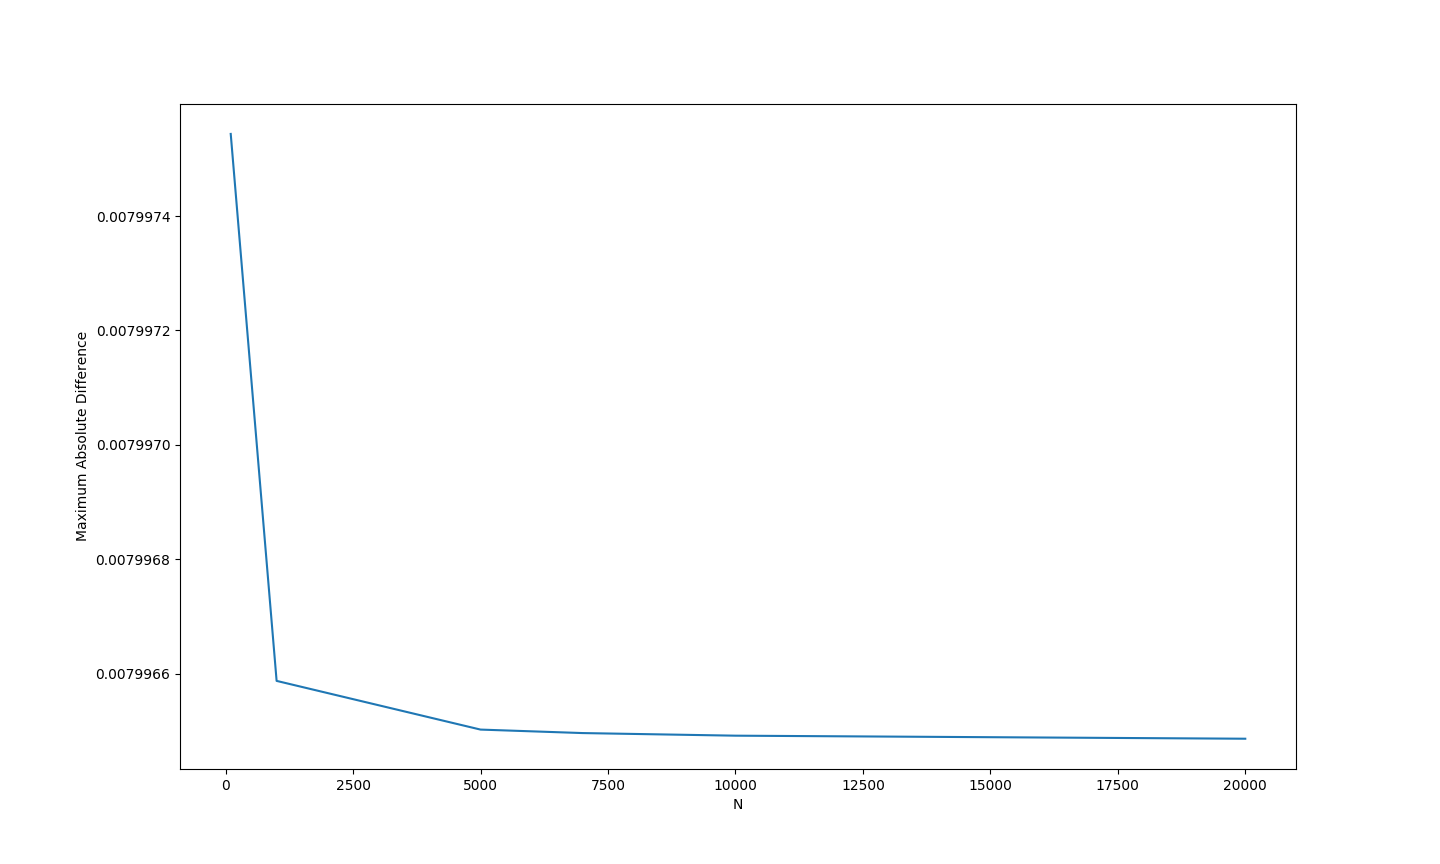

Write Python code to recreate this figure.
from neuralnetwork import NeuralNetwork, X_train, y_train
import matplotlib.pyplot as plt
import numpy as np

np.random.seed(7)

nn = NeuralNetwork((1024, 64), epochs=10, activation_type='relu', batch_size=None, training_data=X_train[0],
                   training_labels=y_train[0])
nn.train()


def gradient_check(model, x, y, theta, N):
    eps = 1 / N
    p = 10
    nn = model
    parameter = nn.parameters[theta]
    rows, cols = parameter.shape
    differences = []
    max_diff = -1
    nn.forward(x)
    true_value = nn.loss(y)
    true_grad = nn.grads[theta]
    if cols > 1:
        for i in range(p):
            for a in range(cols):
                nn.parameters[theta] = parameter
                nn.forward(x)
                v1 = nn.loss(y)
                assert (true_value == v1)

                nn.parameters[theta][i][a] += eps
                nn.forward(x)
                loss1 = nn.loss(y)
                nn.parameters[theta][i][a] = parameter[i][a]
                nn.forward(x)
                nn.parameters[theta][i][a] -= eps
                nn.forward(x)
                loss2 = nn.loss(y)
                finite_difference = (loss1 - loss2) / (2 * eps)
                diff = abs(finite_difference - true_grad[i][a])

                differences.append(diff)
                if diff > max_diff:
                    print('finite_difference: ', finite_difference)
                    print('true gradient: ', nn.grads[theta][i][a])
                    max_diff = diff

    max_diff = max(differences)
    return max_diff


N_values = [100, 1000, 5000, 7000, 10000, 20000]
vals = []
_x = X_train[0]
_y = y_train[0]
for N in N_values:
    val = gradient_check(nn, _x, _y, theta='W2', N=N)
    vals.append(val)

print(vals)
plt.plot(N_values, vals)
plt.ylabel('Maximum Absolute Difference')
plt.xlabel('N')
plt.show()
print(vals)
